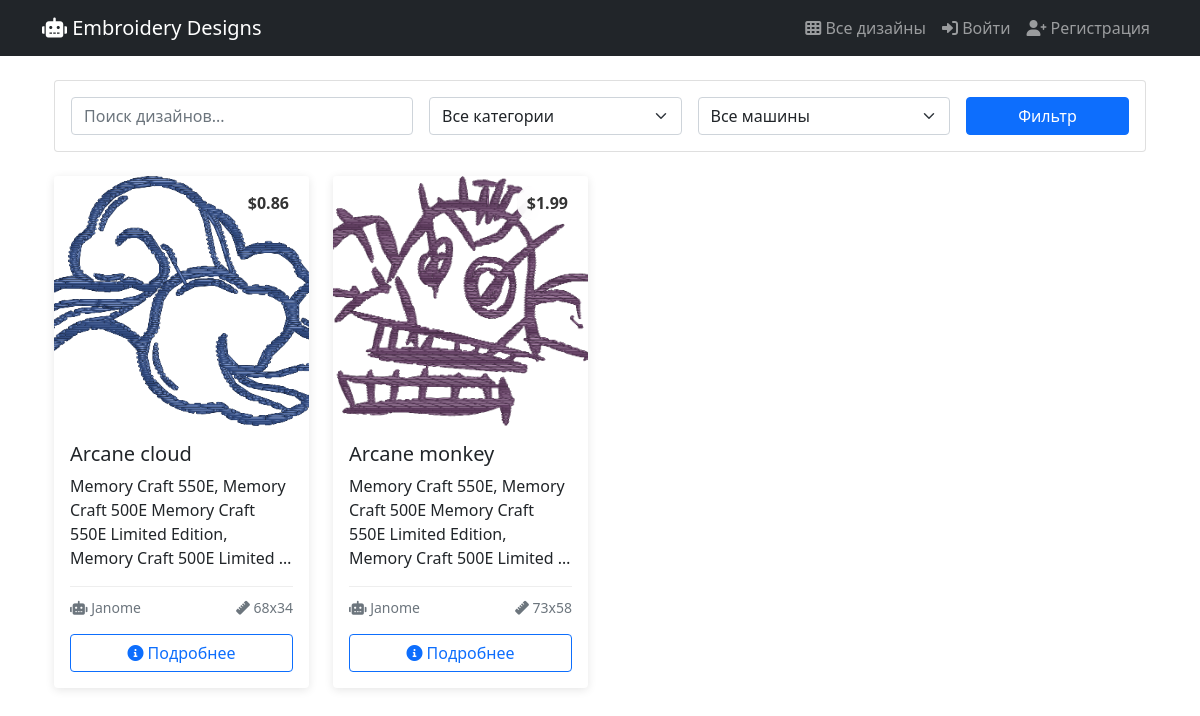
The page / on the database its author committed.
### designs/models.py (models this page shows, shortened)
class Design(models.Model):
    MACHINE_CHOICES = [
        ('janome', 'Janome'),
        ('brother', 'Brother'),
        ('both', 'Both'),
    ]
    title = models.CharField(max_length=200)
    description = models.TextField()
    price = models.DecimalField(max_digits=10, decimal_places=2)
    category = models.ForeignKey(Category, on_delete=models.CASCADE)
    machine_type = models.CharField(max_length=10, choices=MACHINE_CHOICES)
    design_width = models.IntegerField(help_text="Ширина дизайна в мм", default=100)
    design_height = models.IntegerField(help_text="Высота дизайна в мм", default=100)
    stitch_count = models.IntegerField(
        default=0,
        help_text="Общее количество стежков в дизайне"
    )
    design_size = models.CharField(
        max_length=100,
        help_text="Размер дизайна в мм (например: 100x100)",
        blank=True,
        default="100x100"
    )
    compatible_hoops = models.ManyToManyField(
        HoopSize,
        blank=True,
        verbose_name="Совместимые пяльца",
        help_text="Выберите пяльца, для которых подходит этот дизайн"
    )
    image_preview = models.ImageField(upload_to='designs/previews/')
    plus_storage = PlusFriendlyStorage()
    design_file = models.FileField(
        upload_to=upload_to_original,
        storage=plus_storage,
        validators=[validate_embroidery_file]
    )
    created_at = models.DateTimeField(auto_now_add=True)
    updated_at = models.DateTimeField(auto_now=True)
    is_active = models.BooleanField(default=True)
    class Meta:
        ordering = ['-created_at']

### designs/views.py (the view)
# urls.py: path('', views.design_list, name='design_list'),
def design_list(request):
    category_id = request.GET.get('category')
    machine_type = request.GET.get('machine_type')
    search_query = request.GET.get('search')
    page = request.GET.get('page', 1)
    designs = Design.objects.filter(is_active=True)
    if category_id:
        designs = designs.filter(category_id=category_id)
    if machine_type and machine_type != 'both':
        designs = designs.filter(machine_type__in=[machine_type, 'both'])
    if search_query:
        designs = designs.filter(
            Q(title__icontains=search_query) |
            Q(description__icontains=search_query)
        )
    categories = Category.objects.all()
    paginator = Paginator(designs, 12)
    designs_page = paginator.get_page(page)
    context = {
        'designs': designs_page,
        'categories': categories,
    }
    return render(request, 'designs/all_items.html', context)

### designs/templates/designs/all_items.html (shortened to what this page needs)
{% extends 'base.html' %}
{% block content %}
<div class="container-fluid">
    <div class="row mb-4">
        <div class="col-12">
            <div class="card">
                <div class="card-body">
                    <form method="get" class="row g-3">
                        <div class="col-md-4">
                            <input type="text" name="search" class="form-control" placeholder="Поиск дизайнов..." value="{{ request.GET.search }}">
                        </div>
                        <div class="col-md-3">
                            <select name="category" class="form-select">
                                <option value="">Все категории</option>
                            </select>
                        </div>
                        <div class="col-md-3">
                            <select name="machine_type" class="form-select">
                                <option value="">Все машины</option>
                            </select>
                        </div>
                        <div class="col-md-2">
                            <button type="submit" class="btn btn-primary w-100">Фильтр</button>
                        </div>
                    </form>
                </div>
            </div>
        </div>
    </div>
    <div class="row">
        {% for design in designs %}
        <div class="col-xl-3 col-lg-4 col-md-6 col-sm-6 mb-4">
            <div class="card h-100 design-card">
                <div class="design-image-container">
                    <img src="{{ design.image_preview.url }}" class="card-img-top design-image" alt="{{ design.title }}">
                    <div class="design-price-badge">
                        ${{ design.price }}
                    </div>
                </div>
                <div class="card-body d-flex flex-column">
                    <h5 class="card-title">{{ design.title }}</h5>
                    <p class="card-text flex-grow-1">{{ design.description|truncatewords:15 }}</p>
                    <div class="design-specs mt-auto">
                        <div class="row small text-muted">
                            <div class="col-6">
                                <i class="fas fa-robot"></i>
                                {{ design.get_machine_type_display }}
                            </div>
                            <div class="col-6 text-end">
                                <i class="fas fa-ruler"></i>
                                {{ design.design_size }}
                            </div>
                        </div>
                    </div>
                    <div class="mt-3">
                        <a href="{% url 'item_info' design.id %}" class="btn btn-outline-primary w-100">
                            <i class="fas fa-info-circle"></i> Подробнее
                        </a>
                    </div>
                </div>
            </div>
        </div>
        {% endfor %}
    </div>
</div>
{% endblock %}

### designs/templates/designs/all_items.html (style rules this page uses)
.design-card { transition: transform 0.2s, box-shadow 0.2s; border: none; box-shadow: 0 2px 10px rgba(0,0,0,0.1); }
.design-image-container { position: relative; overflow: hidden; height: 250px; }
.design-image { width: 100%; height: 100%; object-fit: cover; transition: transform 0.3s; }
.design-price-badge { position: absolute; top: 10px; right: 10px; background: rgba(255,255,255,0.9); padding: 5px 10px; border-radius: 15px; font-weight: bold; color: #333; backdrop-filter: blur(10px); }
.design-specs { border-top: 1px solid #eee; padding-top: 10px; }

### rows shown on the page
Design: image_preview (picture), price "0.86", title "Arcane cloud", description "Memory Craft 550E, Memory Craft 500E Memory Craft 550E Limited Edition, Memory Craft 500E Limited …", machine_type "Janome", design_size "68x34"
Design: image_preview (picture), price "1.99", title "Arcane monkey", description "Memory Craft 550E, Memory Craft 500E Memory Craft 550E Limited Edition, Memory Craft 500E Limited …", machine_type "Janome", design_size "73x58"
